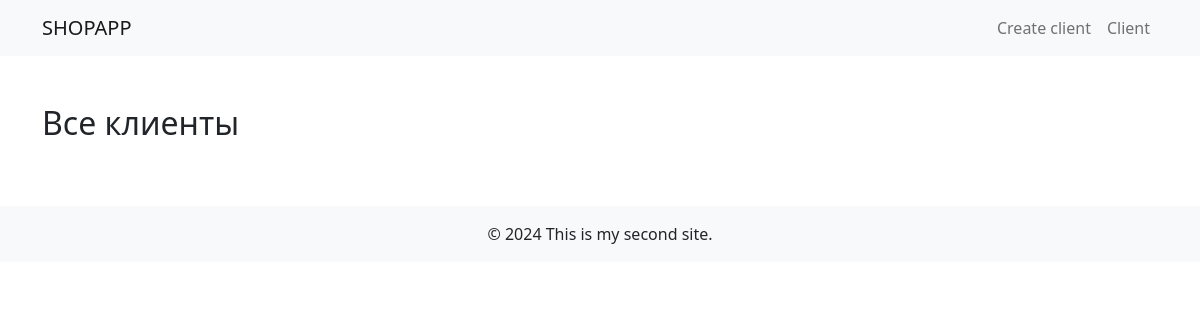
Before: /clients/ with the older database file.
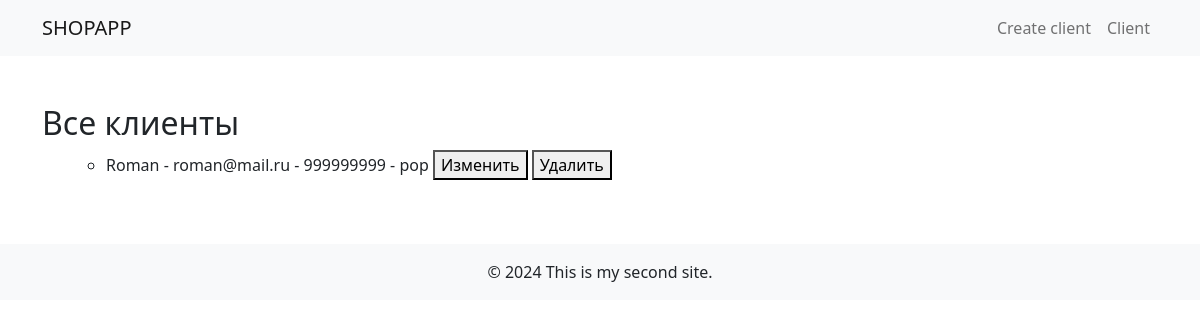
After: the same page with the newer database file.
### shopapp/models.py (models this page shows, shortened)
class Client(models.Model):
    name = models.CharField(max_length=100)
    email = models.EmailField()
    phone_number = models.CharField(max_length=15)
    address = models.CharField(max_length=200)
    registration_date = models.DateField(auto_now_add=True)

### shopapp/views.py (the view)
# urls.py: path('clients/', views.all_clients_view, name='all_clients'),
def all_clients_view(request):
    clients = Client.objects.all()
    return render(request, 'shopapp/all_clients.html', {'clients': clients})

### shopapp/templates/shopapp/all_clients.html (shortened to what this page needs)
{% extends 'shopapp/base.html' %}
{% block content %}
<h2>Все клиенты</h2>
<ul>
  <ul>
    {% for client in clients %}
    <li>
        {{ client.name }} - {{ client.email }} - {{ client.phone_number }} - {{ client.address }}
        <form id="updateForm{{ client.id }}" action="{% url 'update_client' client.id %}" method="post" style="display: inline;">
            <button type="submit">Изменить</button>
        </form>
        <form id="deleteForm{{ client.id }}" action="{% url 'delete_client' client.id %}" method="post" style="display: inline;">
            <button type="button" onclick="confirmDelete({{ client.id }})">Удалить</button>
        </form>
    </li>
    {% endfor %}
</ul>
</ul>
{% endblock %}

### shopapp/templates/shopapp/base.html (shortened to what this page needs)
<!DOCTYPE html>
<html lang="ru">
<head>
<link rel="stylesheet" href="https://cdn.jsdelivr.net/npm/bootstrap@5.1.3/dist/css/bootstrap.min.css">
</head>
<body>
<nav class="navbar navbar-expand-lg navbar-light bg-light">
  <div class="container">
    <a class="navbar-brand" href="#">SHOPAPP</a>
    <div class="collapse navbar-collapse" id="navbarNav">
      <ul class="navbar-nav ms-auto">
        <li class="nav-item">
          <a class="nav-link" href="{% url 'create_client' %}">Create client</a>
        </li>
        <li class="nav-item">
          <a class="nav-link" href="{% url 'all_clients' %}">Client</a>
        </li>
      </ul>
    </div>
  </div>
</nav>
<div class="container mt-5">
  <div class="row">
    <div class="col">
      {% block content %}
      {% endblock %}
    </div>
  </div>
</div>
<footer class="footer bg-light text-center mt-5 py-3">
  <div class="container">
    <span>&copy; 2024 This is my second site.</span>
  </div>
</footer>
</body>
</html>

Changed rows visible on the page:
added Client: name "Roman", email "roman@mail.ru", phone_number "999999999", address "pop"
